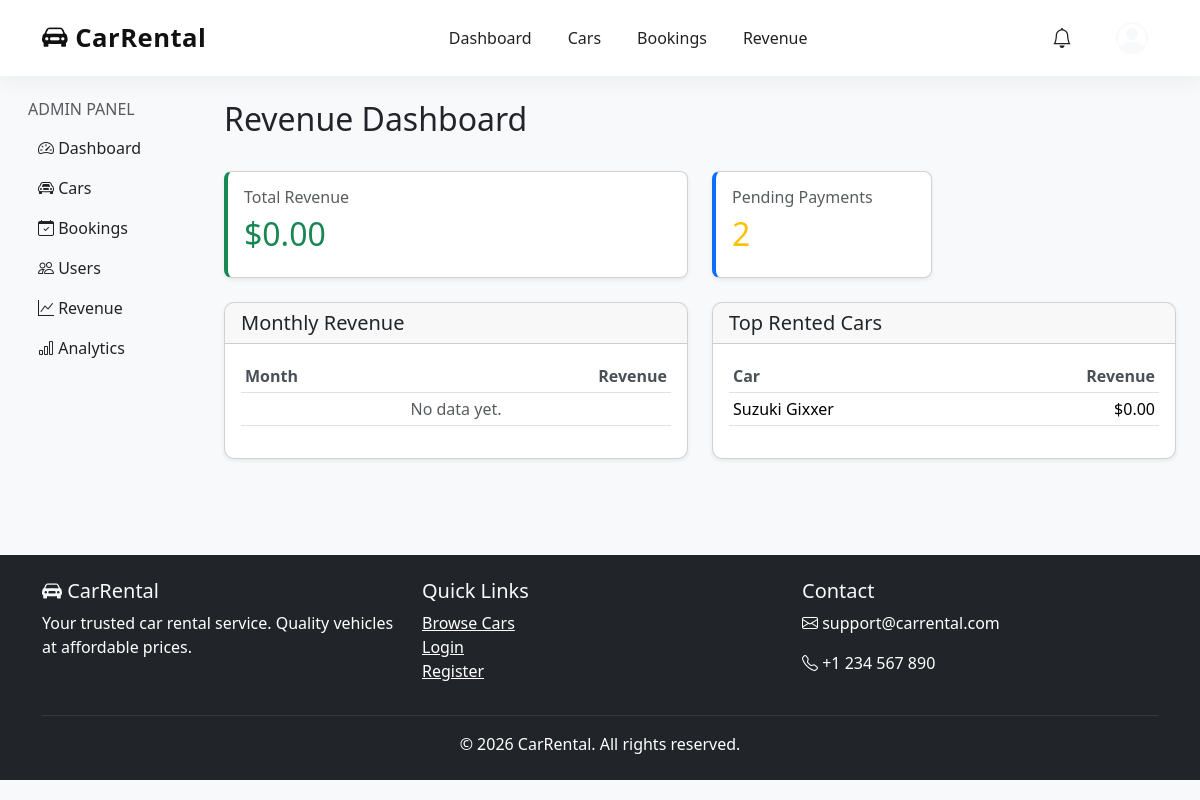
Page /dashboard/revenue/ (signed in) on the earlier database version.
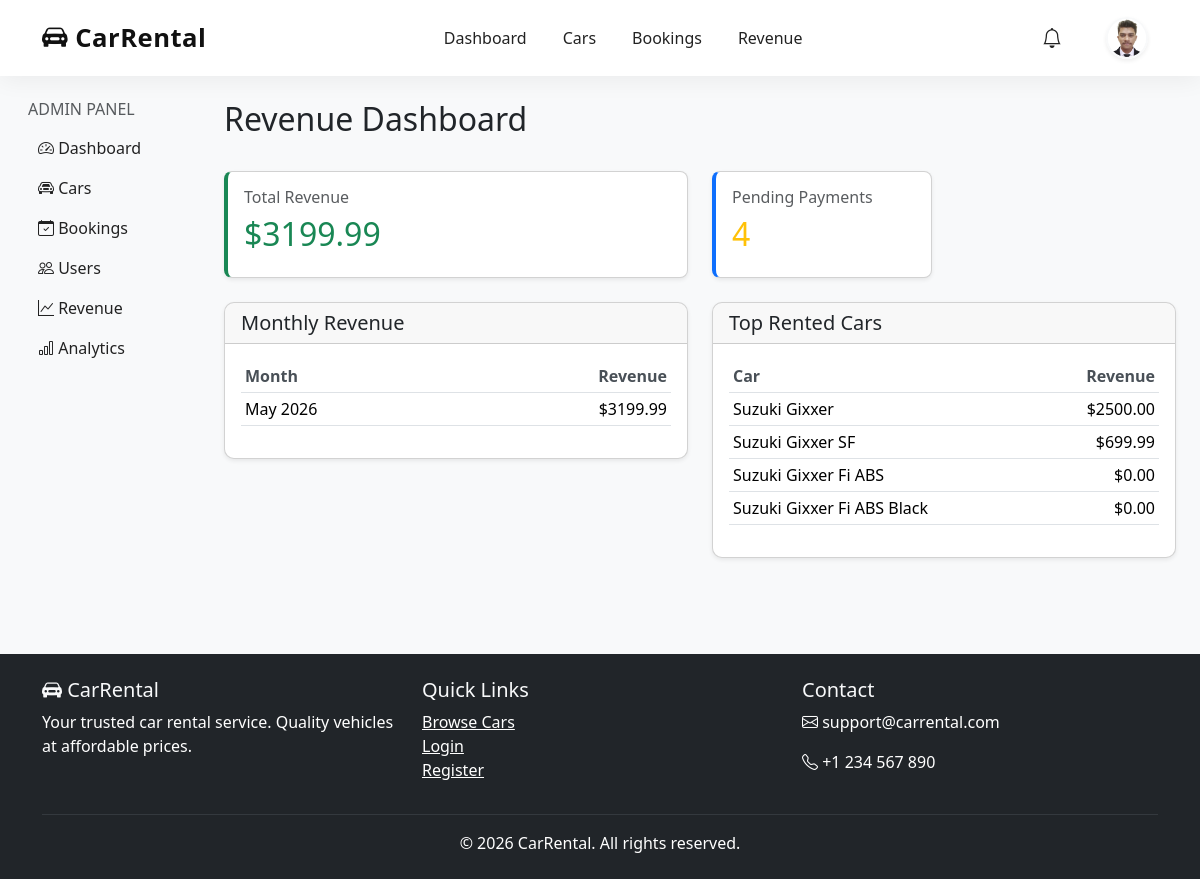
Same page on the later database version.
### cars/models.py (models this page shows, shortened)
class Car(models.Model):
    FUEL_CHOICES = [
        ('petrol', 'Petrol'),
        ('diesel', 'Diesel'),
        ('ev', 'Electric'),
        ('hybrid', 'Hybrid'),
    ]
    TRANSMISSION_CHOICES = [
        ('manual', 'Manual'),
        ('auto', 'Automatic'),
    ]
    STATUS_CHOICES = [
        ('available', 'Available'),
        ('booked', 'Booked'),
        ('maintenance', 'Maintenance'),
    ]
    brand = models.CharField(max_length=100)
    model = models.CharField(max_length=100)
    year = models.IntegerField()
    seats = models.IntegerField(default=5)
    fuel_type = models.CharField(max_length=20, choices=FUEL_CHOICES)
    transmission = models.CharField(max_length=20, choices=TRANSMISSION_CHOICES)
    mileage = models.CharField(max_length=50, blank=True, help_text="e.g. 18 km/l")
    rent_per_day = models.DecimalField(max_digits=10, decimal_places=2)
    rent_per_hour = models.DecimalField(max_digits=10, decimal_places=2, blank=True, null=True)
    description = models.TextField(blank=True)
    location = models.CharField(max_length=200, blank=True)
    status = models.CharField(max_length=20, choices=STATUS_CHOICES, default='available')
    is_featured = models.BooleanField(default=False)
    created_at = models.DateTimeField(auto_now_add=True)
    updated_at = models.DateTimeField(auto_now=True)
    class Meta:
        ordering = ['-created_at']

### accounts/models.py (models this page shows, shortened)
class User(AbstractUser):
    email = models.EmailField(unique=True)
    phone = models.CharField(max_length=20, blank=True, null=True)
    is_blocked = models.BooleanField(default=False)
    USERNAME_FIELD = 'email'
    REQUIRED_FIELDS = ['username']

class Profile(models.Model):
    user = models.OneToOneField(User, on_delete=models.CASCADE, related_name='profile')
    profile_picture = models.ImageField(upload_to='profiles/', blank=True, null=True)
    driving_license = models.ImageField(upload_to='licenses/', blank=True, null=True)
    phone = models.CharField(max_length=20, blank=True, null=True)
    address = models.TextField(blank=True, null=True)
    city = models.CharField(max_length=100, blank=True, null=True)
    state = models.CharField(max_length=100, blank=True, null=True)
    zip_code = models.CharField(max_length=20, blank=True, null=True)
    saved_addresses = models.TextField(blank=True, null=True, help_text="Comma separated addresses")
    created_at = models.DateTimeField(auto_now_add=True)
    updated_at = models.DateTimeField(auto_now=True)

### dashboard/views.py (the view)
# urls.py: path('revenue/', views.revenue_dashboard, name='revenue_dashboard'),
@staff_member_required
def revenue_dashboard(request):
    total_revenue = Booking.objects.filter(status__in=['approved', 'completed']).aggregate(Sum('grand_total'))['grand_total__sum'] or 0
    monthly_revenue = (
        Booking.objects.filter(status__in=['approved', 'completed'])
        .annotate(month=TruncMonth('created_at'))
        .values('month')
        .annotate(total=Sum('grand_total'))
        .order_by('month')
    )
    daily_earnings = (
        Booking.objects.filter(status__in=['approved', 'completed'], created_at__gte=timezone.now() - timedelta(days=30))
        .extra(select={'day': "date(created_at)"})
        .values('day')
        .annotate(total=Sum('grand_total'))
        .order_by('day')
    )
    top_cars = (
        Car.objects.annotate(total_revenue=Sum('bookings__grand_total', filter=Q(bookings__status__in=['approved', 'completed'])))
        .order_by('-total_revenue')[:10]
    )
    pending_payments = Booking.objects.filter(payment_status='pending').count()
    return render(request, 'dashboard/revenue.html', {
        'total_revenue': total_revenue,
        'monthly_revenue': monthly_revenue,
        'daily_earnings': daily_earnings,
        'top_cars': top_cars,
        'pending_payments': pending_payments,
    })

### templates/dashboard/revenue.html (shortened to what this page needs)
{% extends 'dashboard/base_admin.html' %}
{% block admin_content %}
<div class="d-flex justify-content-between align-items-center mb-4">
    <h2>Revenue Dashboard</h2>
</div>
<div class="row">
    <div class="col-md-6 mb-4">
        <div class="card stat-card revenue shadow-sm">
            <div class="card-body">
                <h6 class="text-muted">Total Revenue</h6>
                <h2 class="text-success">${{ total_revenue|floatformat:2 }}</h2>
            </div>
        </div>
    </div>
    <div class="col-md-3 mb-4">
        <div class="card stat-card shadow-sm">
            <div class="card-body">
                <h6 class="text-muted">Pending Payments</h6>
                <h2 class="text-warning">{{ pending_payments }}</h2>
            </div>
        </div>
    </div>
</div>
<div class="row">
    <div class="col-md-6 mb-4">
        <div class="card shadow-sm">
            <div class="card-header"><h5 class="mb-0">Monthly Revenue</h5></div>
            <div class="card-body">
                <table class="table table-sm">
                    <thead><tr><th>Month</th><th class="text-end">Revenue</th></tr></thead>
                    <tbody>
                        {% for entry in monthly_revenue %}
                        <tr>
                            <td>{{ entry.month|date:"F Y" }}</td>
                            <td class="text-end">${{ entry.total|floatformat:2 }}</td>
                        </tr>
                        {% empty %}
                        <tr><td colspan="2" class="text-center text-muted">No data yet.</td></tr>
                        {% endfor %}
                    </tbody>
                </table>
            </div>
        </div>
    </div>
    <div class="col-md-6 mb-4">
        <div class="card shadow-sm">
            <div class="card-header"><h5 class="mb-0">Top Rented Cars</h5></div>
            <div class="card-body">
                <table class="table table-sm">
                    <thead><tr><th>Car</th><th class="text-end">Revenue</th></tr></thead>
                    <tbody>
                        {% for car in top_cars %}
                        <tr>
                            <td>{{ car.brand }} {{ car.model }}</td>
                            <td class="text-end">${{ car.total_revenue|default:0|floatformat:2 }}</td>
                        </tr>
                        {% empty %}
                        <tr><td colspan="2" class="text-center text-muted">No data yet.</td></tr>
                        {% endfor %}
                    </tbody>
                </table>
            </div>
        </div>
    </div>
</div>
{% endblock %}

### templates/admin.html (shortened to what this page needs)
<!DOCTYPE html>
<html lang="en">
<head>
    <link href="https://cdn.jsdelivr.net/npm/bootstrap@5.3.2/dist/css/bootstrap.min.css" rel="stylesheet">
    <link rel="stylesheet" href="https://cdn.jsdelivr.net/npm/bootstrap-icons@1.11.1/font/bootstrap-icons.css">
    {% load static %}
    <link rel="stylesheet" href="{% static 'css/style.css' %}">
</head>
<body>
    <nav class="navbar navbar-expand-lg custom-navbar sticky-top">
    <div class="container">
        <a class="navbar-brand fw-bold" href="{% url 'dashboard_home' %}">
            <i class="bi bi-car-front-fill"></i> CarRental
        </a>
        <div class="collapse navbar-collapse" id="navbarNav">
            <ul class="navbar-nav mx-auto">
                <li class="nav-item">
                    <a class="nav-link nav-animate" href="{% url 'dashboard_home' %}">
                        Dashboard
                    </a>
                </li>
                <li class="nav-item">
                    <a class="nav-link nav-animate" href="{% url 'admin_cars' %}">
                        Cars
                    </a>
                </li>
                {% if user.is_authenticated %}
                <li class="nav-item">
                    <a class="nav-link nav-animate" href="{% url 'admin_bookings' %}">
                        Bookings
                    </a>
                </li>
                {% endif %}
                <li class="nav-item">
                    <a class="nav-link nav-animate" href="{% url 'revenue_dashboard' %}">
                        Revenue
                    </a>
                </li>
            </ul>
            <ul class="navbar-nav align-items-center">
                {% if user.is_authenticated %}
                <li class="nav-item dropdown me-3">
    <a class="nav-link position-relative"
    href="#"
    role="button"
    data-bs-toggle="dropdown">
        <i class="bi bi-bell fs-5"></i>
    </a>
</li>
                <li class="nav-item dropdown">
    <a class="nav-link dropdown-togglea border-0 p-0"
       href="#"
       data-bs-toggle="dropdown">
        {% if user.profile.profile_picture %}
            <img src="{{ user.profile.profile_picture.url }}"
                 alt="Profile"
                 width="42"
                 height="42"
                 class="rounded-circle object-fit-cover border border-2 border-light shadow-sm">
        {% else %}
            <i class="bi bi-person-circle fs-2 text-light"></i>
        {% endif %}
    </a>
</li>
                {% endif %}
            </ul>
        </div>
    </div>
</nav>
    {% block content %}{% endblock %}
    <footer class="bg-dark text-light py-4 mt-5">
        <div class="container">
            <div class="row">
                <div class="col-md-4">
                    <h5><i class="bi bi-car-front-fill"></i> CarRental</h5>
                    <p class="text-white">Your trusted car rental service. Quality vehicles at affordable prices.</p>
                </div>
                <div class="col-md-4">
                    <h5>Quick Links</h5>
                    <ul class="list-unstyled">
                        <li><a href="{% url 'car_list' %}" class="text-white important">Browse Cars</a></li>
                        <li><a href="{% url 'login' %}" class="text-white">Login</a></li>
                        <li><a href="{% url 'register' %}" class="text-white">Register</a></li>
                    </ul>
                </div>
                <div class="col-md-4">
                    <h5>Contact</h5>
                    <p class="text-white"><i class="bi bi-envelope"></i> support@carrental.com</p>
                    <p class="text-white"><i class="bi bi-telephone"></i> +1 234 567 890</p>
                </div>
            </div>
            <hr class="border-secondary">
            <p class="text-center text-white mb-0">&copy; 2026 CarRental. All rights reserved.</p>
        </div>
    </footer>
</body>
</html>

Differences in the rows shown:
now on this page (row edited): User: profile.profile_picture (picture)
changed Car "Gixxer": total_revenue "0.00" → "2500.00"
added Car: brand "Suzuki", model "Gixxer SF", total_revenue "699.99"
added Car: brand "Suzuki", model "Gixxer Fi ABS", total_revenue "0.00"
added Car: brand "Suzuki", model "Gixxer Fi ABS Black", total_revenue "0.00"
Other differences:
{{ total_revenue|floatformat:2 }}: "0.00" → "3199.99"
{{ pending_payments }}: "2" → "4"
new list line: "May 2026 $ 3199.99"
text no longer shown: "No data yet."
